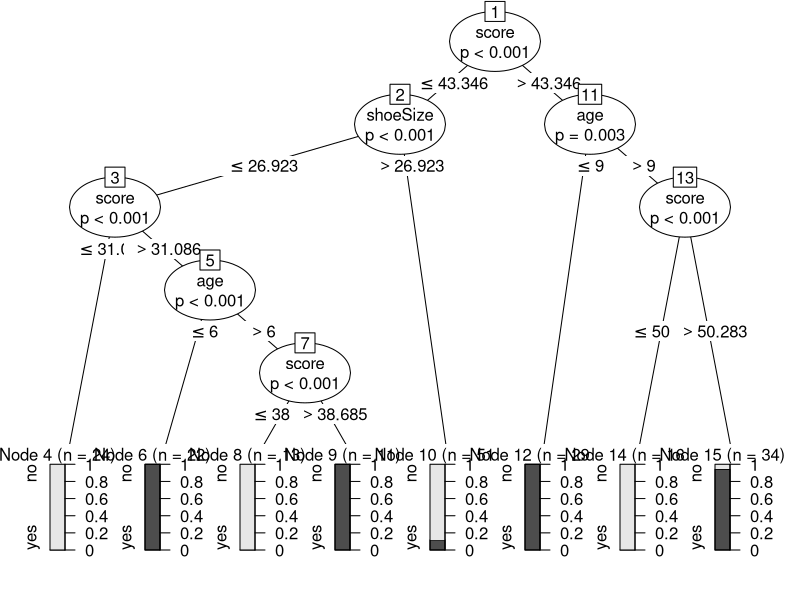

Write R code to recreate this figure.
install.packages("party")
library(party)

data("readingSkills", package = "party")  

input.dat <- readingSkills[1:200,]
output.tree <- ctree(nativeSpeaker ~ age + shoeSize + score, data = input.dat)

plot(output.tree)
